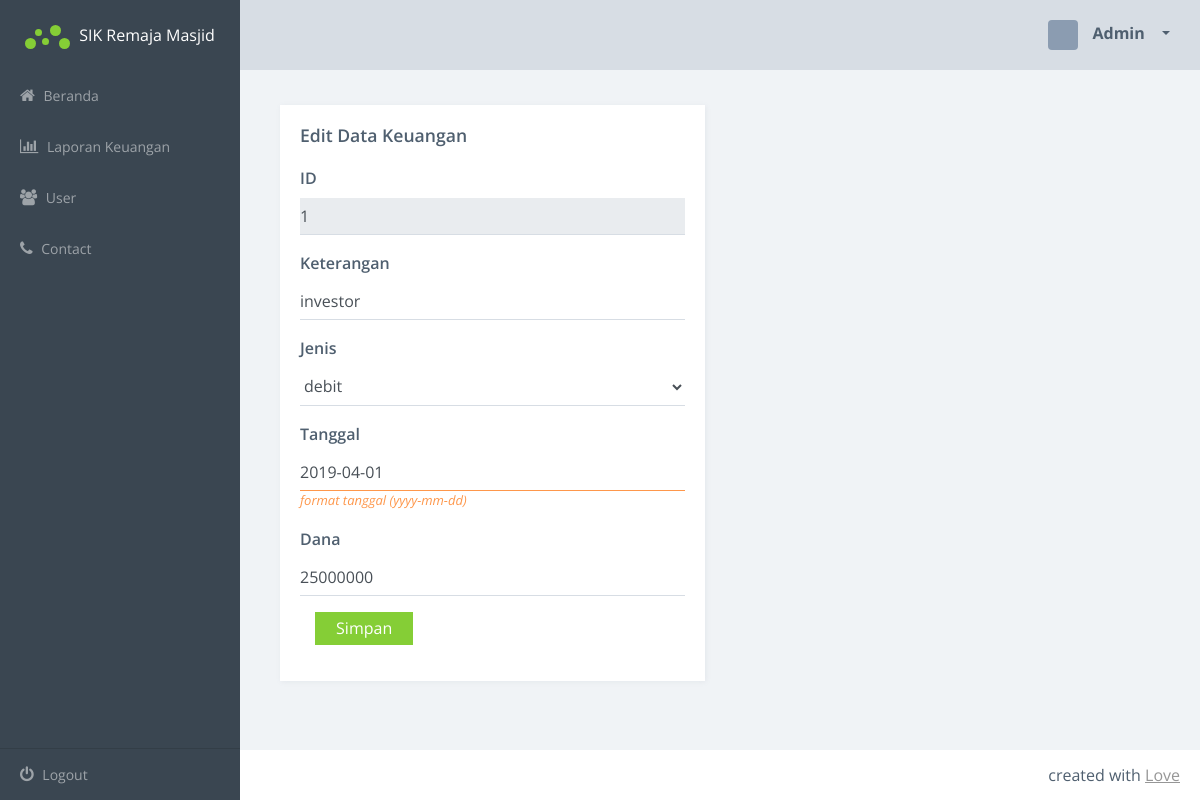
The app's page /edit.php?id=1 (signed in) with its own data.
### tables this page shows
CREATE TABLE `tb_kas` (
  `id_kas` int(11) NOT NULL,
  `keterangan` varchar(200) DEFAULT NULL,
  `jenis` varchar(20) NOT NULL,
  `tanggal` date DEFAULT NULL,
  `debit` varchar(30) DEFAULT NULL,
  `kredit` varchar(30) DEFAULT NULL,
  PRIMARY KEY (`id_kas`)
);

### edit.php (the view, shortened to what this page needs)
<?php
include "config.php";
$id = $_GET['id'];
$query = "SELECT * FROM tb_kas WHERE id_kas = '$id'";
$hasil = mysqli_query($conn, $query);
$data  = mysqli_fetch_array($hasil);
?>
<!doctype html>
<html class="no-js" lang="en">
    <head>
        <link rel="stylesheet" href="css/vendor.css">
        <link rel="stylesheet" href="css/app.css">
    </head>
    <body>
        <div class="main-wrapper">
            <div class="app" id="app">
                <header class="header">
                    <div class="header-block header-block-nav">
                        <ul class="nav-profile">
                            <li class="profile dropdown">
                                <a class="nav-link dropdown-toggle" data-toggle="dropdown" href="#" role="button" aria-haspopup="true" aria-expanded="false">
                                    <div class="img" style="background-image: url('https://avatars3.githubusercontent.com/u/3959008?v=3&s=40')"> </div>
                                    <span class="name"> Admin </span>
                                </a>
                            </li>
                        </ul>
                    </div>
                </header>
                <aside class="sidebar">
                    <div class="sidebar-container">
                        <div class="sidebar-header">
                            <div class="brand">
                                <div class="logo">
                                    <span class="l l1"></span>
                                    <span class="l l2"></span>
                                    <span class="l l3"></span>
                                    <span class="l l4"></span>
                                    <span class="l l5"></span>
                                </div> SIK Remaja Masjid </div>
                        </div>
                        <nav class="menu">
                            <ul class="sidebar-menu metismenu" id="sidebar-menu">
                                <li class="">
                                    <a href="index.php">
                                        <i class="fa fa-home"></i> Beranda </a>
                                </li>
                                <li class="">
                                    <a href="keuangan.php">
                                        <i class="fa fa-bar-chart"></i> Laporan Keuangan </a>
                                </li>
                                <li class="">
                                    <a href="users.php">
                                        <i class="fa fa-users"></i> User </a>
                                </li>
                                <li class="">
                                    <a href="index.php">
                                        <i class="fa fa-phone"></i> Contact </a>
                                </li>
                            </ul>
                        </nav>
                    </div>
                    <footer class="sidebar-footer">
                        <ul class="sidebar-menu metismenu" id="customize-menu">
                            <li>
                                <a href="logout.php">
                                    <i class="fa fa-power-off"></i> Logout </a>
                            </li>
                        </ul>
                    </footer>
                </aside>
                <article class="content forms-page">
                 <section class="section">
                        <div class="row sameheight-container">
                            <div class="col-md-6">
                                <div class="card card-block sameheight-item">
                                    <div class="title-block">
                                        <h3 class="title"> Edit Data Keuangan </h3>
                                    </div>
                                    <form id="tambah-form" action="prosesedit.php" method="POST">
                                        <div class="form-group">
                                            <label class="control-label">ID</label>
                                            <input type="text" class="form-control underlined" name="id_kas" value="<?php echo $data['id_kas'] ?>" readonly="readonly"></div>
                                        <div class="form-group">
                                            <label class="control-label">Keterangan</label>
                                            <input type="text" class="form-control underlined" name="keterangan" value="<?php echo $data['keterangan'] ?>"></div>
                                        <div class="form-group">
                                            <label class="control-label">Jenis</label>
                                            <select class="form-control form-control underlined" name="jenis" <?php $jenis = $data['jenis'] ?> >
                                                <option <?php echo ($jenis == 'debit') ? "selected": ""?>>debit</option>
                                            </select>
                                        </div>
                                        <div class="form-group has-warning">
                                            <label class="control-label">Tanggal</label>
                                            <input type="text" class="form-control underlined" name="tanggal" value="<?php $tanggal = $data['tanggal'];
                                            echo date('Y-m-d', strtotime($tanggal)); ?>">
                                            <span class="has-warning"><i>format tanggal (yyyy-mm-dd)</i> </span>
                                        </div>
                                        <div class="form-group">
                                            <label class="control-label">Dana</label>
                                            <input type="text" class="form-control underlined" placeholder="" name="dana" value="<?php echo $data['debit'];
                                            echo $data['kredit'] ?>"></div>
                                        <div class="form-group col-md-4" >
                                            <button type="submit" class="btn btn-block btn-primary">Simpan</button>
                                        </div>
                                    </form>
                                </div>
                            </div>
                        </div>
                    </section>
                </article>
                <footer class="footer">
                    <div class="footer-block author">
                        <ul>
                            <li> created with
                                <a href="#">Love</a>
                            </li>
                        </ul>
                    </div>
                </footer>
    </body>
</html>

### records on screen
tb_kas: id_kas "1", keterangan "investor", jenis "debit", tanggal "2019-04-01", dana "25000000"
